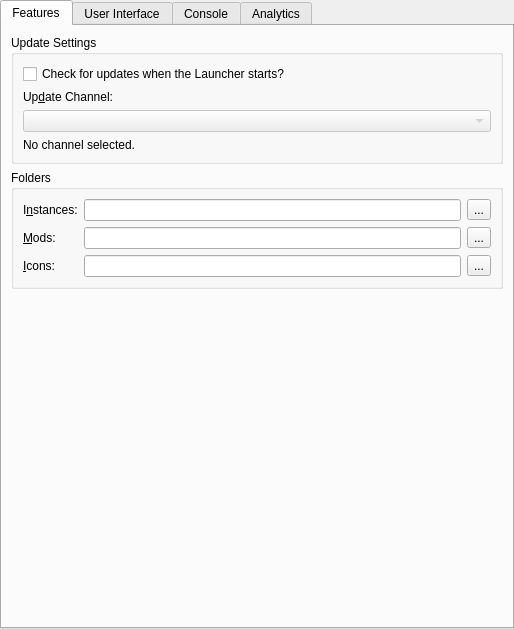
<?xml version="1.0" encoding="UTF-8"?>
<ui version="4.0">
 <class>MultiMCPage</class>
 <widget class="QWidget" name="MultiMCPage">
  <property name="geometry">
   <rect>
    <x>0</x>
    <y>0</y>
    <width>514</width>
    <height>629</height>
   </rect>
  </property>
  <property name="sizePolicy">
   <sizepolicy hsizetype="MinimumExpanding" vsizetype="MinimumExpanding">
    <horstretch>0</horstretch>
    <verstretch>0</verstretch>
   </sizepolicy>
  </property>
  <layout class="QVBoxLayout" name="mainLayout">
   <property name="leftMargin">
    <number>0</number>
   </property>
   <property name="topMargin">
    <number>0</number>
   </property>
   <property name="rightMargin">
    <number>0</number>
   </property>
   <property name="bottomMargin">
    <number>0</number>
   </property>
   <item>
    <widget class="QTabWidget" name="tabWidget">
     <property name="toolTip">
      <string notr="true"/>
     </property>
     <property name="tabShape">
      <enum>QTabWidget::Rounded</enum>
     </property>
     <property name="currentIndex">
      <number>0</number>
     </property>
     <widget class="QWidget" name="featuresTab">
      <attribute name="title">
       <string>Features</string>
      </attribute>
      <layout class="QVBoxLayout" name="verticalLayout_9">
       <item>
        <widget class="QGroupBox" name="updateSettingsBox">
         <property name="title">
          <string>Update Settings</string>
         </property>
         <layout class="QVBoxLayout" name="verticalLayout_7">
          <item>
           <widget class="QCheckBox" name="autoUpdateCheckBox">
            <property name="text">
             <string>Check for updates when the Launcher starts?</string>
            </property>
           </widget>
          </item>
          <item>
           <widget class="QLabel" name="updateChannelLabel">
            <property name="text">
             <string>Up&amp;date Channel:</string>
            </property>
            <property name="buddy">
             <cstring>updateChannelComboBox</cstring>
            </property>
           </widget>
          </item>
          <item>
           <widget class="QComboBox" name="updateChannelComboBox">
            <property name="enabled">
             <bool>false</bool>
            </property>
           </widget>
          </item>
          <item>
           <widget class="QLabel" name="updateChannelDescLabel">
            <property name="text">
             <string>No channel selected.</string>
            </property>
            <property name="wordWrap">
             <bool>true</bool>
            </property>
           </widget>
          </item>
         </layout>
        </widget>
       </item>
       <item>
        <widget class="QGroupBox" name="foldersBox">
         <property name="title">
          <string>Folders</string>
         </property>
         <layout class="QGridLayout" name="foldersBoxLayout">
          <item row="0" column="0">
           <widget class="QLabel" name="labelInstDir">
            <property name="text">
             <string>I&amp;nstances:</string>
            </property>
            <property name="buddy">
             <cstring>instDirTextBox</cstring>
            </property>
           </widget>
          </item>
          <item row="0" column="1">
           <widget class="QLineEdit" name="instDirTextBox"/>
          </item>
          <item row="0" column="2">
           <widget class="QToolButton" name="instDirBrowseBtn">
            <property name="text">
             <string notr="true">...</string>
            </property>
           </widget>
          </item>
          <item row="1" column="0">
           <widget class="QLabel" name="labelModsDir">
            <property name="text">
             <string>&amp;Mods:</string>
            </property>
            <property name="buddy">
             <cstring>modsDirTextBox</cstring>
            </property>
           </widget>
          </item>
          <item row="1" column="1">
           <widget class="QLineEdit" name="modsDirTextBox"/>
          </item>
          <item row="1" column="2">
           <widget class="QToolButton" name="modsDirBrowseBtn">
            <property name="text">
             <string notr="true">...</string>
            </property>
           </widget>
          </item>
          <item row="2" column="1">
           <widget class="QLineEdit" name="iconsDirTextBox"/>
          </item>
          <item row="2" column="0">
           <widget class="QLabel" name="labelIconsDir">
            <property name="text">
             <string>&amp;Icons:</string>
            </property>
            <property name="buddy">
             <cstring>iconsDirTextBox</cstring>
            </property>
           </widget>
          </item>
          <item row="2" column="2">
           <widget class="QToolButton" name="iconsDirBrowseBtn">
            <property name="text">
             <string notr="true">...</string>
            </property>
           </widget>
          </item>
         </layout>
        </widget>
       </item>
       <item>
        <spacer name="verticalSpacer_2">
         <property name="orientation">
          <enum>Qt::Vertical</enum>
         </property>
         <property name="sizeHint" stdset="0">
          <size>
           <width>0</width>
           <height>0</height>
          </size>
         </property>
        </spacer>
       </item>
      </layout>
     </widget>
     <widget class="QWidget" name="generalTab">
      <attribute name="title">
       <string>User Interface</string>
      </attribute>
      <layout class="QVBoxLayout" name="verticalLayout_6">
       <item>
        <widget class="QGroupBox" name="groupBox_3">
         <property name="title">
          <string>Launcher notifications</string>
         </property>
         <layout class="QVBoxLayout" name="verticalLayout_5">
          <item>
           <widget class="QPushButton" name="resetNotificationsBtn">
            <property name="text">
             <string>Reset hidden notifications</string>
            </property>
            <property name="checkable">
             <bool>true</bool>
            </property>
           </widget>
          </item>
         </layout>
        </widget>
       </item>
       <item>
        <widget class="QGroupBox" name="sortingModeBox">
         <property name="enabled">
          <bool>true</bool>
         </property>
         <property name="title">
          <string>Instance view sorting mode</string>
         </property>
         <layout class="QHBoxLayout" name="sortingModeBoxLayout">
          <item>
           <widget class="QRadioButton" name="sortLastLaunchedBtn">
            <property name="text">
             <string>By &amp;last launched</string>
            </property>
            <attribute name="buttonGroup">
             <string notr="true">sortingModeGroup</string>
            </attribute>
           </widget>
          </item>
          <item>
           <widget class="QRadioButton" name="sortByNameBtn">
            <property name="text">
             <string>By &amp;name</string>
            </property>
            <attribute name="buttonGroup">
             <string notr="true">sortingModeGroup</string>
            </attribute>
           </widget>
          </item>
         </layout>
        </widget>
       </item>
       <item>
        <widget class="QGroupBox" name="themeBox">
         <property name="title">
          <string>Theme</string>
         </property>
         <layout class="QFormLayout" name="formLayout">
          <item row="0" column="0">
           <widget class="QLabel" name="label_3">
            <property name="text">
             <string>&amp;Icons</string>
            </property>
            <property name="buddy">
             <cstring>themeComboBox</cstring>
            </property>
           </widget>
          </item>
          <item row="0" column="1">
           <widget class="QComboBox" name="themeComboBox">
            <property name="sizePolicy">
             <sizepolicy hsizetype="Expanding" vsizetype="Fixed">
              <horstretch>0</horstretch>
              <verstretch>0</verstretch>
             </sizepolicy>
            </property>
            <property name="focusPolicy">
             <enum>Qt::StrongFocus</enum>
            </property>
            <item>
             <property name="text">
              <string>Default</string>
             </property>
            </item>
            <item>
             <property name="text">
              <string>Simple (Dark Icons)</string>
             </property>
            </item>
            <item>
             <property name="text">
              <string>Simple (Light Icons)</string>
             </property>
            </item>
            <item>
             <property name="text">
              <string>Simple (Blue Icons)</string>
             </property>
            </item>
            <item>
             <property name="text">
              <string>Simple (Colored Icons)</string>
             </property>
            </item>
            <item>
             <property name="text">
              <string notr="true">OSX</string>
             </property>
            </item>
            <item>
             <property name="text">
              <string notr="true">iOS</string>
             </property>
            </item>
            <item>
             <property name="text">
              <string notr="true">Flat</string>
             </property>
            </item>
            <item>
             <property name="text">
              <string>Custom</string>
             </property>
            </item>
           </widget>
          </item>
          <item row="1" column="1">
           <widget class="QComboBox" name="themeComboBoxColors">
            <property name="sizePolicy">
             <sizepolicy hsizetype="Expanding" vsizetype="Fixed">
              <horstretch>0</horstretch>
              <verstretch>0</verstretch>
             </sizepolicy>
            </property>
            <property name="focusPolicy">
             <enum>Qt::StrongFocus</enum>
            </property>
           </widget>
          </item>
          <item row="1" column="0">
           <widget class="QLabel" name="label_4">
            <property name="text">
             <string>Colors</string>
            </property>
            <property name="buddy">
             <cstring>themeComboBoxColors</cstring>
            </property>
           </widget>
          </item>
         </layout>
        </widget>
       </item>
       <item>
        <spacer name="generalTabSpacer">
         <property name="orientation">
          <enum>Qt::Vertical</enum>
         </property>
         <property name="sizeHint" stdset="0">
          <size>
           <width>0</width>
           <height>0</height>
          </size>
         </property>
        </spacer>
       </item>
      </layout>
     </widget>
     <widget class="QWidget" name="consoleTab">
      <attribute name="title">
       <string>Console</string>
      </attribute>
      <layout class="QVBoxLayout" name="verticalLayout_2">
       <item>
        <widget class="QGroupBox" name="consoleSettingsBox">
         <property name="title">
          <string>Console Settings</string>
         </property>
         <layout class="QVBoxLayout" name="verticalLayout_3">
          <item>
           <widget class="QCheckBox" name="showConsoleCheck">
            <property name="text">
             <string>Show console while the game is running?</string>
            </property>
           </widget>
          </item>
          <item>
           <widget class="QCheckBox" name="autoCloseConsoleCheck">
            <property name="text">
             <string>Automatically close console when the game quits?</string>
            </property>
           </widget>
          </item>
          <item>
           <widget class="QCheckBox" name="showConsoleErrorCheck">
            <property name="text">
             <string>Show console when the game crashes?</string>
            </property>
           </widget>
          </item>
         </layout>
        </widget>
       </item>
       <item>
        <widget class="QGroupBox" name="groupBox_4">
         <property name="title">
          <string>History limit</string>
         </property>
         <layout class="QGridLayout" name="gridLayout_3">
          <item row="1" column="0">
           <widget class="QCheckBox" name="checkStopLogging">
            <property name="text">
             <string>Stop logging when log overflows</string>
            </property>
           </widget>
          </item>
          <item row="0" column="0">
           <widget class="QSpinBox" name="lineLimitSpinBox">
            <property name="sizePolicy">
             <sizepolicy hsizetype="Expanding" vsizetype="Fixed">
              <horstretch>0</horstretch>
              <verstretch>0</verstretch>
             </sizepolicy>
            </property>
            <property name="suffix">
             <string> lines</string>
            </property>
            <property name="minimum">
             <number>10000</number>
            </property>
            <property name="maximum">
             <number>1000000</number>
            </property>
            <property name="singleStep">
             <number>10000</number>
            </property>
            <property name="value">
             <number>100000</number>
            </property>
           </widget>
          </item>
         </layout>
        </widget>
       </item>
       <item>
        <widget class="QGroupBox" name="themeBox_2">
         <property name="sizePolicy">
          <sizepolicy hsizetype="Preferred" vsizetype="MinimumExpanding">
           <horstretch>0</horstretch>
           <verstretch>0</verstretch>
          </sizepolicy>
         </property>
         <property name="title">
          <string>Console font</string>
         </property>
         <layout class="QGridLayout" name="gridLayout_2">
          <item row="1" column="0" colspan="2">
           <widget class="QTextEdit" name="fontPreview">
            <property name="sizePolicy">
             <sizepolicy hsizetype="Expanding" vsizetype="MinimumExpanding">
              <horstretch>0</horstretch>
              <verstretch>0</verstretch>
             </sizepolicy>
            </property>
            <property name="horizontalScrollBarPolicy">
             <enum>Qt::ScrollBarAlwaysOff</enum>
            </property>
            <property name="undoRedoEnabled">
             <bool>false</bool>
            </property>
            <property name="textInteractionFlags">
             <set>Qt::TextSelectableByKeyboard|Qt::TextSelectableByMouse</set>
            </property>
           </widget>
          </item>
          <item row="0" column="0">
           <widget class="QFontComboBox" name="consoleFont">
            <property name="sizePolicy">
             <sizepolicy hsizetype="Expanding" vsizetype="Fixed">
              <horstretch>0</horstretch>
              <verstretch>0</verstretch>
             </sizepolicy>
            </property>
           </widget>
          </item>
          <item row="0" column="1">
           <widget class="QSpinBox" name="fontSizeBox">
            <property name="minimum">
             <number>5</number>
            </property>
            <property name="maximum">
             <number>16</number>
            </property>
            <property name="value">
             <number>11</number>
            </property>
           </widget>
          </item>
         </layout>
        </widget>
       </item>
      </layout>
     </widget>
     <widget class="QWidget" name="analyticsTab">
      <attribute name="title">
       <string>Analytics</string>
      </attribute>
      <layout class="QVBoxLayout" name="verticalLayout_8">
       <item>
        <widget class="QGroupBox" name="consoleSettingsBox_2">
         <property name="title">
          <string>Analytics Settings</string>
         </property>
         <layout class="QVBoxLayout" name="verticalLayout_4">
          <item>
           <widget class="QCheckBox" name="analyticsCheck">
            <property name="text">
             <string>Send anonymous usage statistics?</string>
            </property>
           </widget>
          </item>
          <item>
           <widget class="Line" name="line">
            <property name="orientation">
             <enum>Qt::Horizontal</enum>
            </property>
           </widget>
          </item>
          <item>
           <widget class="QLabel" name="label_5">
            <property name="text">
             <string>&lt;html&gt;&lt;head/&gt;&lt;body&gt;&lt;p&gt;Launcher sends anonymous usage statistics on every start of the application.&lt;/p&gt;&lt;p&gt;The following data is collected:&lt;/p&gt;&lt;ul style=&quot;margin-top: 0px; margin-bottom: 0px; margin-left: 0px; margin-right: 0px; -qt-list-indent: 1;&quot;&gt;&lt;li style=&quot; margin-top:12px; margin-bottom:0px; margin-left:0px; margin-right:0px; -qt-block-indent:0; text-indent:0px;&quot;&gt;Launcher version.&lt;/li&gt;&lt;li style=&quot; margin-top:0px; margin-bottom:0px; margin-left:0px; margin-right:0px; -qt-block-indent:0; text-indent:0px;&quot;&gt;Operating system name, version and architecture.&lt;/li&gt;&lt;li style=&quot; margin-top:0px; margin-bottom:0px; margin-left:0px; margin-right:0px; -qt-block-indent:0; text-indent:0px;&quot;&gt;CPU architecture (kernel architecture on linux).&lt;/li&gt;&lt;li style=&quot; margin-top:0px; margin-bottom:0px; margin-left:0px; margin-right:0px; -qt-block-indent:0; text-indent:0px;&quot;&gt;Size of system memory.&lt;/li&gt;&lt;li style=&quot; margin-top:0px; margin-bottom:12px; margin-left:0px; margin-right:0px; -qt-block-indent:0; text-indent:0px;&quot;&gt;Java version, architecture and memory settings.&lt;/li&gt;&lt;/ul&gt;&lt;/body&gt;&lt;/html&gt;</string>
            </property>
            <property name="wordWrap">
             <bool>true</bool>
            </property>
           </widget>
          </item>
         </layout>
        </widget>
       </item>
       <item>
        <spacer name="verticalSpacer">
         <property name="orientation">
          <enum>Qt::Vertical</enum>
         </property>
         <property name="sizeHint" stdset="0">
          <size>
           <width>20</width>
           <height>40</height>
          </size>
         </property>
        </spacer>
       </item>
      </layout>
     </widget>
    </widget>
   </item>
  </layout>
 </widget>
 <tabstops>
  <tabstop>tabWidget</tabstop>
  <tabstop>autoUpdateCheckBox</tabstop>
  <tabstop>updateChannelComboBox</tabstop>
  <tabstop>instDirTextBox</tabstop>
  <tabstop>instDirBrowseBtn</tabstop>
  <tabstop>modsDirTextBox</tabstop>
  <tabstop>modsDirBrowseBtn</tabstop>
  <tabstop>iconsDirTextBox</tabstop>
  <tabstop>iconsDirBrowseBtn</tabstop>
  <tabstop>resetNotificationsBtn</tabstop>
  <tabstop>sortLastLaunchedBtn</tabstop>
  <tabstop>sortByNameBtn</tabstop>
  <tabstop>themeComboBox</tabstop>
  <tabstop>themeComboBoxColors</tabstop>
  <tabstop>showConsoleCheck</tabstop>
  <tabstop>autoCloseConsoleCheck</tabstop>
  <tabstop>showConsoleErrorCheck</tabstop>
  <tabstop>lineLimitSpinBox</tabstop>
  <tabstop>checkStopLogging</tabstop>
  <tabstop>consoleFont</tabstop>
  <tabstop>fontSizeBox</tabstop>
  <tabstop>fontPreview</tabstop>
 </tabstops>
 <resources/>
 <connections/>
 <buttongroups>
  <buttongroup name="sortingModeGroup"/>
 </buttongroups>
</ui>
